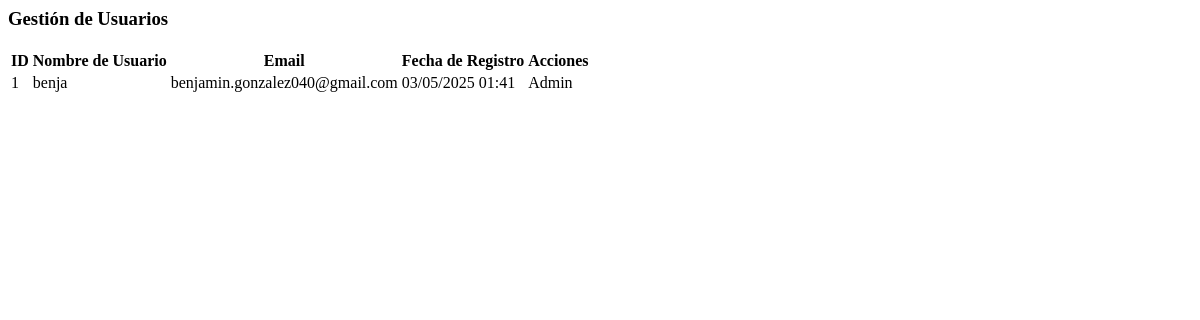
Page /admin-panel/usuarios/ (signed in) on the earlier database version.
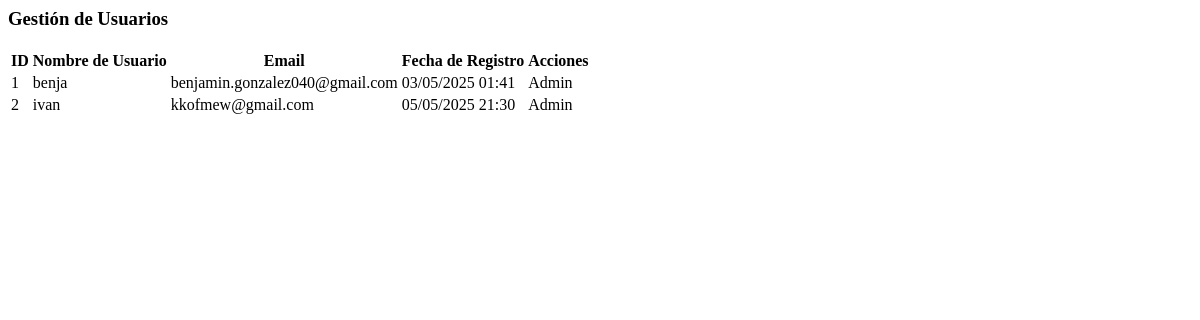
Same page on the later database version.
### tienda/models.py (models this page shows, shortened)
class Usuario(AbstractUser):
    ROLES = (
        ('admin', 'Administrador'),
        ('cliente', 'Cliente'),
    )
    rol = models.CharField(max_length=10, choices=ROLES, default='cliente')
    nombre = models.CharField(max_length=255)
    email = models.EmailField(unique=True)
    telefono = models.CharField(max_length=15, blank=True, null=True)
    direccion = models.TextField(blank=True, null=True)
    USERNAME_FIELD = 'email'
    REQUIRED_FIELDS = ['username', 'nombre']

### tienda/views.py (the view)
# urls.py: path('admin-panel/usuarios/', admin_usuarios, name='admin_usuarios'),
@login_required
@user_passes_test(lambda u: u.is_staff)
def admin_usuarios(request):
    Usuario = get_user_model()  # Asegura que estás usando el modelo personalizado
    usuarios = Usuario.objects.all()  # Sin filtro
    return render(request, 'cuenta/admin_usuarios.html', {'usuarios': usuarios})

### tienda/context_processors.py (called while the page is built)
def total_items_carrito(request):
    carrito = request.session.get('carrito', {})
    total_items = sum(item['cantidad'] for item in carrito.values())
    return {'total_items_carrito': total_items}

### tienda/templates/cuenta/admin_usuarios.html
<div class="mt-4">
    <h3>Gestión de Usuarios</h3>
    <table class="table table-bordered">
        <thead class="table-dark">
            <tr>
                <th>ID</th>
                <th>Nombre de Usuario</th>
                <th>Email</th>
                <th>Fecha de Registro</th>
                <th>Acciones</th>
            </tr>
        </thead>
        <tbody>
            {% for usuario in usuarios %}
            <tr>
                <td>{{ usuario.id }}</td>
                <td>{{ usuario.username }}</td>
                <td>{{ usuario.email }}</td>
                <td>{{ usuario.date_joined|date:"d/m/Y H:i" }}</td>
                <td>
                    {% if not usuario.is_staff %}
                    <form method="post" action="{% url 'eliminar_usuario' usuario.id %}">
                        {% csrf_token %}
                        <button type="submit" class="btn btn-danger btn-sm">Eliminar</button>
                    </form>
                    {% else %}
                    <span class="text-muted">Admin</span>
                    {% endif %}
                </td>
            </tr>
            {% empty %}
            <tr><td colspan="5" class="text-center">No hay usuarios registrados.</td></tr>
            {% endfor %}
        </tbody>
    </table>
</div>

Differences in the rows shown:
added Usuario: id "2", username "ivan", email "kkofmew@gmail.com", date_joined "05/05/2025 21:30", is_staff "Admin"
